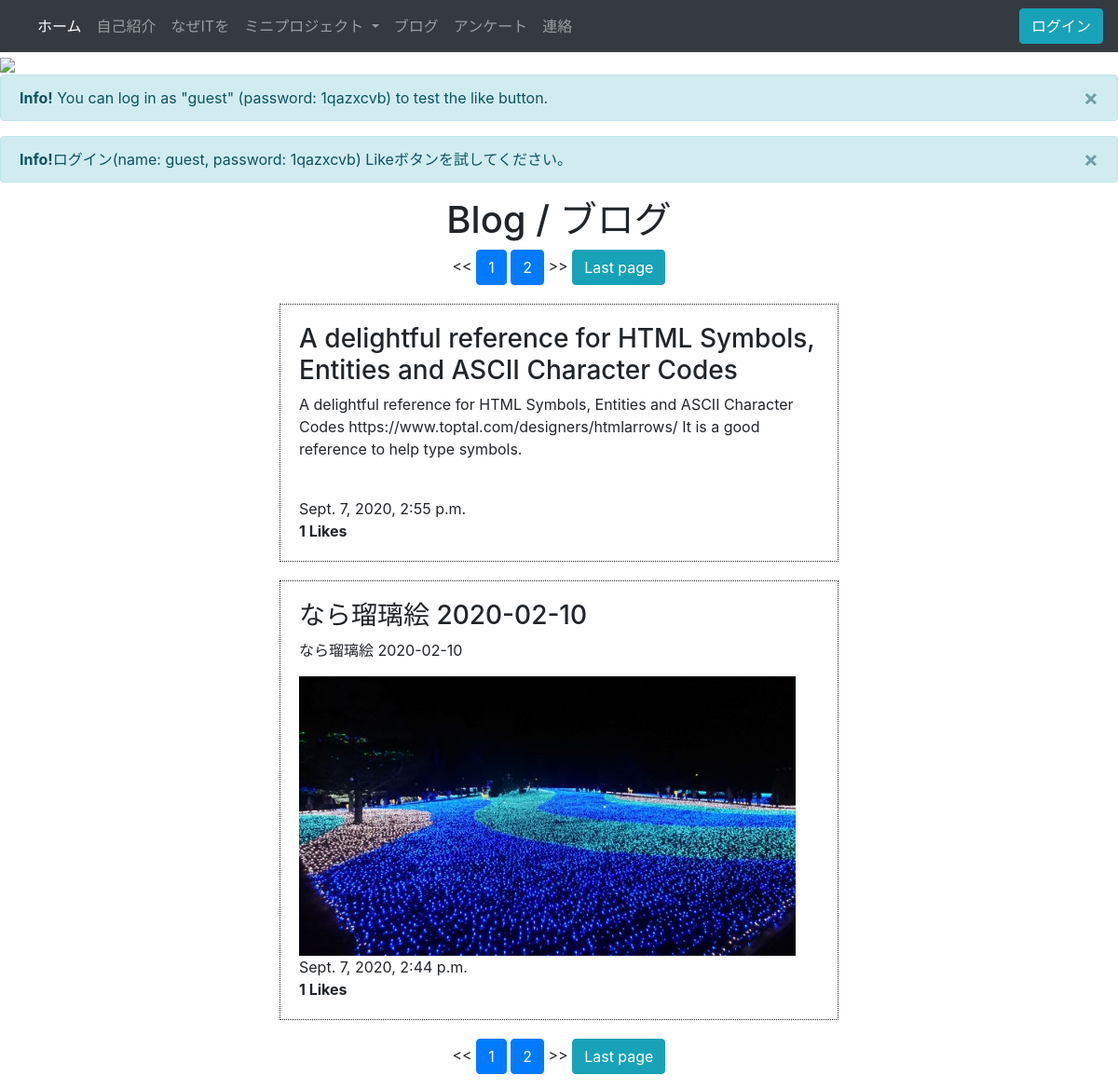
/posts/, run on the app's committed database.
### intro/models.py (models this page shows, shortened)
class Post(models.Model):
    title = models.CharField(max_length=200)
    body = models.TextField()
    image = models.ImageField(blank=True, null=True)
    liked = models.ManyToManyField(User, default=None, blank=True, related_name='liked')
    updated = models.DateTimeField(auto_now=True)
    created = models.DateTimeField(auto_now_add=True)
    author = models.ForeignKey(User, on_delete=models.CASCADE, related_name='author')
    class Meta:
        ordering = ['-created']
    @property
    def image_url(self):
        try:
            url = self.image.url
        except:
            url = ''
        return url

### intro/views.py (the view)
# urls.py: path('posts/', posts_all),
def posts_all(request):
    posts = Post.objects.all()
    paginator = Paginator(posts, 2)
    page = request.GET.get('page')
    posts = paginator.get_page(page)
    context = {
        'posts': posts
    }
    return render(request, 'posts.html', context)

### intro/templates/posts.html (shortened to what this page needs)
{% extends 'base.html' %}
{% block content %}
<div class="alert alert-info alert-dismissible fade show">
    <strong>Info!</strong> You can log in as "guest" (password: 1qazxcvb) to test the like button.
    <button type="button" class="close" data-dismiss="alert">&times;</button>
  </div>
<div class="alert alert-info alert-dismissible fade show">
    <strong>Info!</strong>ログイン(name: guest, password: 1qazxcvb) Likeボタンを試してください。
    <button type="button" class="close" data-dismiss="alert">&times;</button>
  </div>
<h1 style="text-align:center;">Blog / ブログ</h1>
<p style="text-align:center;">
            <<
            {% for num in posts.paginator.page_range %}
                {% if posts.number == num %}
                    <strong class="btn btn-primary">{{num}}</strong>
                {% elif num > posts.number|add:'-3' and num < posts.number|add:'3' %}
                    <a class="btn btn-primary" href="?page={{num}}">{{num}}</a>
                {% endif %}
            {% endfor %}
            >>
            {% if posts.has_next  %}
                <a class="btn btn-info" href="?page={{posts.paginator.num_pages}}">Last page</a>
            {% endif %}
        </p>
{% for post in posts %}
<div class="container" style="width:600px">
    <h3>{{post.title}}</h3>
    <p>{{post.body}}</p>
    <img src="{{post.image_url}}" class="img-fluid" style="max-height:300px">
    <footer>{{post.created}}</footer>
    <form action="/like_post" method="POST" class="ui form">
        <strong>{{post.liked.all.count}} Likes</strong>
    </form>
</div>
{% endfor %}
<p style="text-align:center;">
            <<
            {% for num in posts.paginator.page_range %}
                {% if posts.number == num %}
                    <strong class="btn btn-primary">{{num}}</strong>
                {% elif num > posts.number|add:'-3' and num < posts.number|add:'3' %}
                    <a class="btn btn-primary" href="?page={{num}}">{{num}}</a>
                {% endif %}
            {% endfor %}
            >>
            {% if posts.has_next  %}
                <a class="btn btn-info" href="?page={{posts.paginator.num_pages}}">Last page</a>
            {% endif %}
        </p>
{% endblock %}

### intro/templates/base.html (style rules this page uses)
.container { padding: 20px; }

### intro/templates/posts.html (style rules this page uses)
.container { border: 1px dotted; margin-top: 20px; margin-bottom: 20px; padding: 20px; }

### data on the page
Post: title "A delightful reference for HTML Symbols, Entities and ASCII Character Codes", body "A delightful reference for HTML Symbols, Entities and ASCII Character Codes https://www.toptal.com/designers/htmlarrows/ It is a good reference to help type symbols.", created "Sept. 7, 2020, 2:55 p.m.", liked.all.count "1"
Post: title "なら瑠璃絵 2020-02-10", body "なら瑠璃絵 2020-02-10", image_url (picture), created "Sept. 7, 2020, 2:44 p.m.", liked.all.count "1"

### other printed values
{{ num }} "1"
{{ num }} "2"
